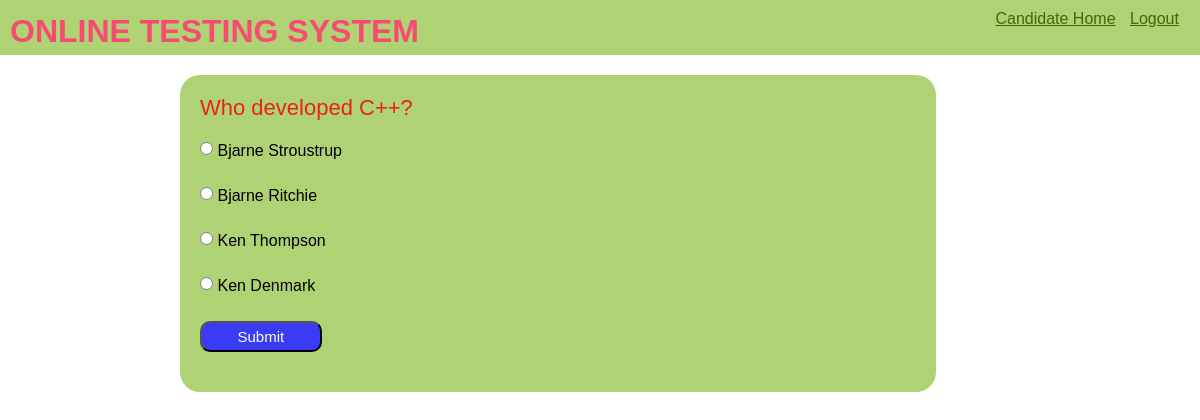
The app's page /OTS/testpaper/?n=1 (signed in) with its own data.
### OTS/models.py (models this page shows)
class Question(models.Model):
    qid=models.BigAutoField(primary_key=True,auto_created=True)
    ques=models.TextField()
    a=models.CharField(max_length=255)
    b=models.CharField(max_length=255)
    c=models.CharField(max_length=255)
    d=models.CharField(max_length=255)
    ans=models.CharField(max_length=255)

### OTS/views.py (the view)
# urls.py: path('testpaper/',testpaper,name='testPaper'),
def testpaper(request):
    if 'name' not in request.session.keys():
        res=HttpResponseRedirect("login")
    else:
        question_pool=list(Question.objects.all())
        n=int(request.GET['n'])
        random.shuffle(question_pool)
        question_list=question_pool[:n]
        context={'questions':question_list}
        res=render(request,'testpaper.html',context)
    return res

### OTS/templates/testpaper.html (shortened to what this page needs)
{% extends "master.html" %}
{% block menu %}
<a href="{% url 'OTS:home'%}">Candidate Home</a>
<a href="{% url 'OTS:login' %}">Logout</a>
{% endblock menu %}
{% block content %}
<form class="mcq" action="{% url 'OTS:calculateTest' %}" method="POST">
  {% for question in questions %}
  <div class="question">
    {{question.ques}}
  </div>
  <div class="options">
    <input type="radio" name="q{{question.qid}}" value="a">
    {{question.a}}
  </div>
  <div class="options">
    <input type="radio" name="q{{question.qid}}" value="b">
    {{question.b}}
  </div>
  <div class="options">
    <input type="radio" name="q{{question.qid}}" value="c">
    {{question.c}}
  </div>
  <div class="options">
    <input type="radio" name="q{{question.qid}}" value="d">
    {{question.d}}
  </div>
  {% endfor %}
  <input type="submit" value="Submit"  class="button">
</form>
{% endblock content %}

### OTS/static/theme.css (style rules this page uses)
* { margin: 0; padding: 0; box-sizing: border-box; font-family:'Gill Sans', 'Gill Sans MT', Calibri, 'Trebuchet MS', sans-serif; }
.top .menu a { color:#456705; min-width: 50px; margin-right: 10px; display: inline-block; }

### OTS/static/formstyle.css (style rules this page uses)
form { box-sizing: border-box; padding: 20px; border-radius: 20px; display: table; width: 100%; }
input { display: block; width: 30%; margin-bottom:20px ; height: 22px; font-size: 15px; }
.question { color: #eb2020; font-size: 22px; margin-bottom: 10px; }
.options { font-size:16px ; }
.options input { display: inline; width: fit-content; height: 15px; }
input { width: 100%; margin-top: 10px; }
.button { width: 17%; height: 10%; background-color: rgba(55, 55, 248, 0.974); color: white; border-radius: 10px; padding: 5px; cursor: pointer; text-align: center; box-shadow: 10p 10px grey; }
.mcq { background-color: #AFD275 ; width: 90%; }

### records on screen
Question: ques "Who developed C++?", a "Bjarne Stroustrup", b "Bjarne Ritchie", c "Ken Thompson", d "Ken Denmark"
